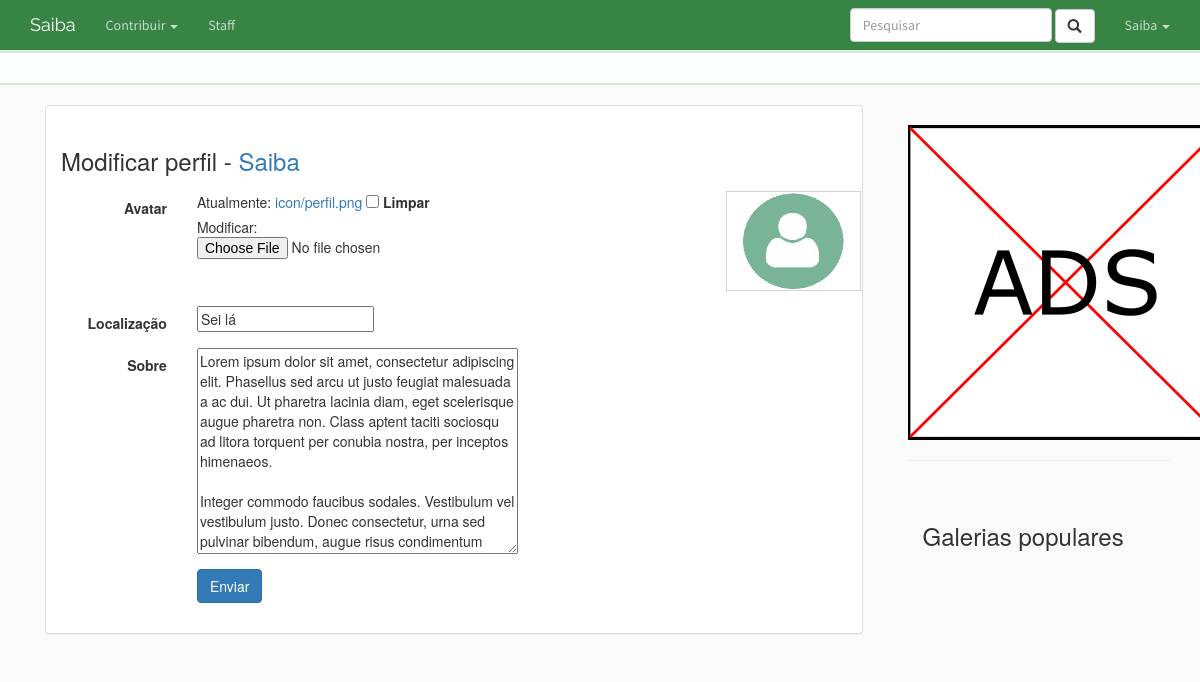
Page /perfil/saiba/editar (signed in) on the earlier database version.
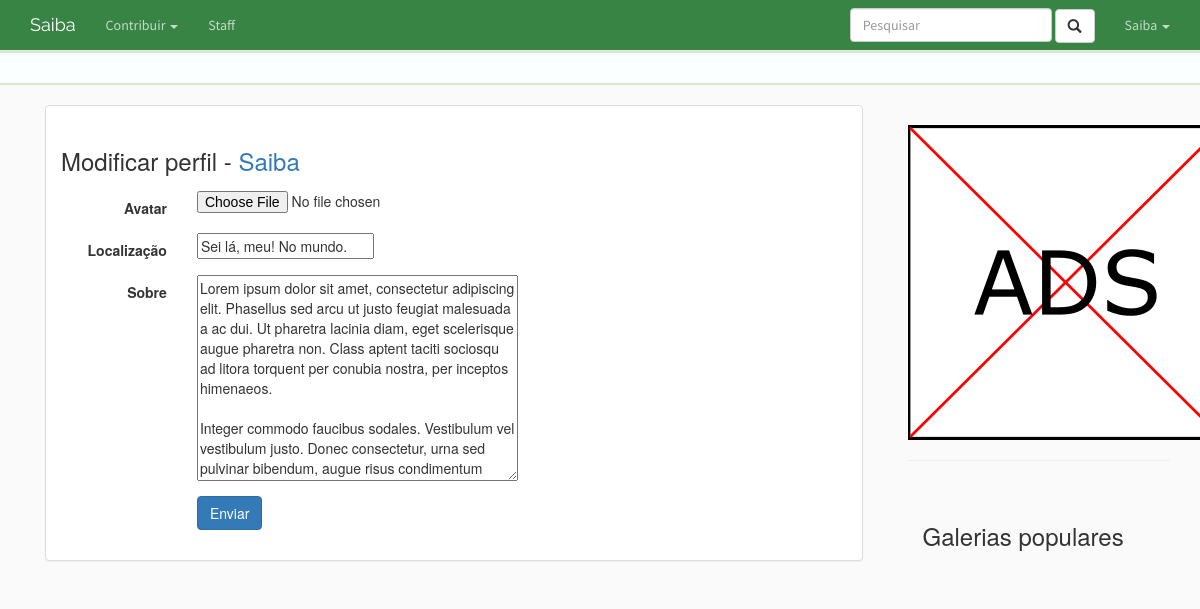
Same page on the later database version.
### profile/models.py (models this page shows, shortened)
class Profile(models.Model):
    user        = models.OneToOneField(User, on_delete=models.CASCADE)
    title       = models.CharField(max_length = 500, blank=True)
    slug        = models.SlugField(max_length=250, default="", blank=True)
    avatar      = models.ImageField(blank=True, upload_to='icon/', default='icon/perfil.png')
    gender      = models.CharField(max_length = 500, blank=True)
    location    = models.CharField(max_length = 500)
    about       = models.TextField(max_length = 1500)
    groups      = models.ManyToManyField(UserGroup)
    def HasPermission(self, permission_label):
        permission = UserPermission.objects.filter(code_name=permission_label).first()
        if permission:
            for group in self.groups.all():
                if group.permissions.filter(id=permission.id).exists():
                    return True
        return False

### profile/views.py (the view)
# urls.py: url(r'^(?P<entry_slug>[\w-]+)/editar', views.edit, name='edit'),
def edit(request, name_slug):
    profile = get_object_or_404(Profile, slug=name_slug)
    edit_form = EditProfileForm(request.POST or None, instance=profile)
    if (request.user.profile.HasPermission('edit_user') or request.user.profile.slug == name_slug) == False:
        return redirect('profile:detail', name_slug=profile.slug)
    if edit_form.is_valid():
        saved_profile = edit_form.save()
        return redirect('profile:detail', name_slug=saved_profile.slug)
    context = {"profile": profile, 'edit_form': edit_form}
    return render(request, 'profile/profile_edit.html', context)

### profile/forms.py
class EditProfileForm(ModelForm):
    class Meta:
        model = Profile
        fields = ["avatar", "gender", "location", "about"]

### profile/templates/profile/profile_edit.html (shortened to what this page needs)
﻿{% extends 'home/base.html' %}
{% block body %}
<div class="container-fluid">
    <div class="row">
        <div class="col-md-12">
            <div class="panel panel-default">
                <div class="panel-body">
                    <h2>Modificar perfil - <a href={% url 'profile:detail' profile.slug %}>{{profile.user.username}}</a></h2>
                    <form class="form-horizontal" role="form" action="" method="post" enctype="multipart/form-data">
                        <div class="form-group">
                            <label class="control-label col-sm-2" for="field">Avatar</label>
                            <div class="col-sm-8">{{ edit_form.avatar }}</div>
                            {% if profile.avatar %}
                            <img class='media-object col-sm-2' style="border-style:solid; border-width:1px; border-color:lightgrey;" src='{{profile.avatar.url}}' width='100' height='100'>
                            {% endif %}
                        </div>
                        <div class="form-group">
                            <label class="control-label col-sm-2" for="field">Localização</label>
                            <div class="col-sm-8">{{ edit_form.location }}</div>
                        </div>
                        <div class="form-group">
                            <label class="control-label col-sm-2" for="field">Sobre</label>
                            <div class="col-sm-8">{{ edit_form.about }}</div>
                        </div>
                        <div class="form-group">
                            <div class="col-sm-offset-2 col-sm-10">
                                <button type="submit" id="send" class="btn btn-primary submit-media">Enviar</button>
                            </div>
                        </div>
                    </form>
                </div>
            </div>
        </div>
    </div>
</div>
{% endblock %}

### home/templates/home/base.html (shortened to what this page needs)
﻿<!DOCTYPE html>
<html lang="pt-br">
    <head>
        {% load staticfiles %}
        <link rel="stylesheet" href="https://maxcdn.bootstrapcdn.com/bootstrap/3.3.6/css/bootstrap.min.css">
        <link rel="stylesheet" type="text/css" href="{% static 'home/style.css' %}"/>
        <link rel="stylesheet" type="text/css" href="{% static 'home/navbar.css' %}"/>
        <link rel="stylesheet" type="text/css" href="{% static 'home/base.css' %}"/>
    </head>
    <body>
        <nav id="saiba-navbar" class="navbar navbar-default navbar-fixed-top">
            <div class="container">
                <div class="navbar-header">
                    <a class="navbar-brand" href="{% url 'home:index' %}" style="font-family:Raleway;">Saiba</a>
                </div>
                <div id="navbar" class="navbar-collapse collapse" style="font-family:Source Sans Pro;">
                    <ul class="nav navbar-nav">
                        <li class="dropdown">
                            <a href="#" class="dropdown-toggle" data-toggle="dropdown" role="button" aria-haspopup="true" aria-expanded="false">Contribuir <span class="caret"></span></a>
                        </li>
                        {% if user.is_staff %}
                            <li>
                                <a href="{% url 'staff:index' %}" role="button">Staff</a>
                            </li>
                        {% endif %}
                    </ul>
                    <ul class="nav navbar-nav navbar-right">
                        <li>
                            <form class="navbar-form navbar-left" action="{% url 'home:page_search' %}" method="get">
                                <div class="form-group">
                                    <input id="navbar-search" name="q" type="text" class="form-control" placeholder="Pesquisar" autocomplete="off">
                                    <button type="submit" class="btn btn-default glyphicon glyphicon-search"></button>
                                </div>
                            </form>
                        </li>
                        {% if user.is_authenticated %}
                            <li class="dropdown">
                                <a href="#" class="dropdown-toggle" data-toggle="dropdown" role="button" aria-haspopup="true" aria-expanded="false">{{user.username}} <span class="caret"></span></a>
                            </li>
                        {% endif %}
                    </ul>
                </div>
            </div>
        </nav>
        <div id="trending" class="col-md-12">
        </div>
        <div id="site-conteudo" class="col-md-12">
            <div id="site-contexto" class="col-md-9">
                {% block body %}
                {% endblock %}
            </div>
            <div id="sidebar" class="col-md-3">{% include "home/sidebar.html" %}</div>
        </div>
    </body>
</html>

### home/templates/home/sidebar.html (shortened to what this page needs)
﻿<section id="ads">
    <img src="/media/ad_test.png" class='media-object'/>
</section>
<hr/>
<section id="imagens-populares" class="container media col-md-12">
    <h2>Galerias populares</h2>
</section>

### home/static/home/style.css (style rules this page uses)
h2 { font-size: 24px; line-height: 40px; }

### home/static/home/base.css (style rules this page uses)
#trending { background-color: #faffff; padding: 15px 0px 15px 0px; border-width: 2px 0px 2px 0px; border-style: solid; border-color: #d7e7cf; margin-top: 15px; }
#site-conteudo { margin-top: 20px; }
.navbar-default { background-color: #388445; border-color: #E7E7E7; }
.navbar-default .navbar-brand { color: white; }
.navbar-default .navbar-nav > li > a { color: rgba(255, 255, 255, 0.7); }
.navbar-default .navbar-nav > .dropdown > a .caret { border-top-color: rgba(255, 255, 255, 0.7); border-bottom-color: rgba(255, 255, 255, 0.7); }

Differences in the rows shown:
changed Profile "Saiba": location "Sei lá" → "Sei lá, meu! No mundo."; avatar: picture removed
Other differences:
form field avatar: "☐" → (not shown)
text no longer shown: "Atualmente: icon/perfil.png Limpar Modificar:"
